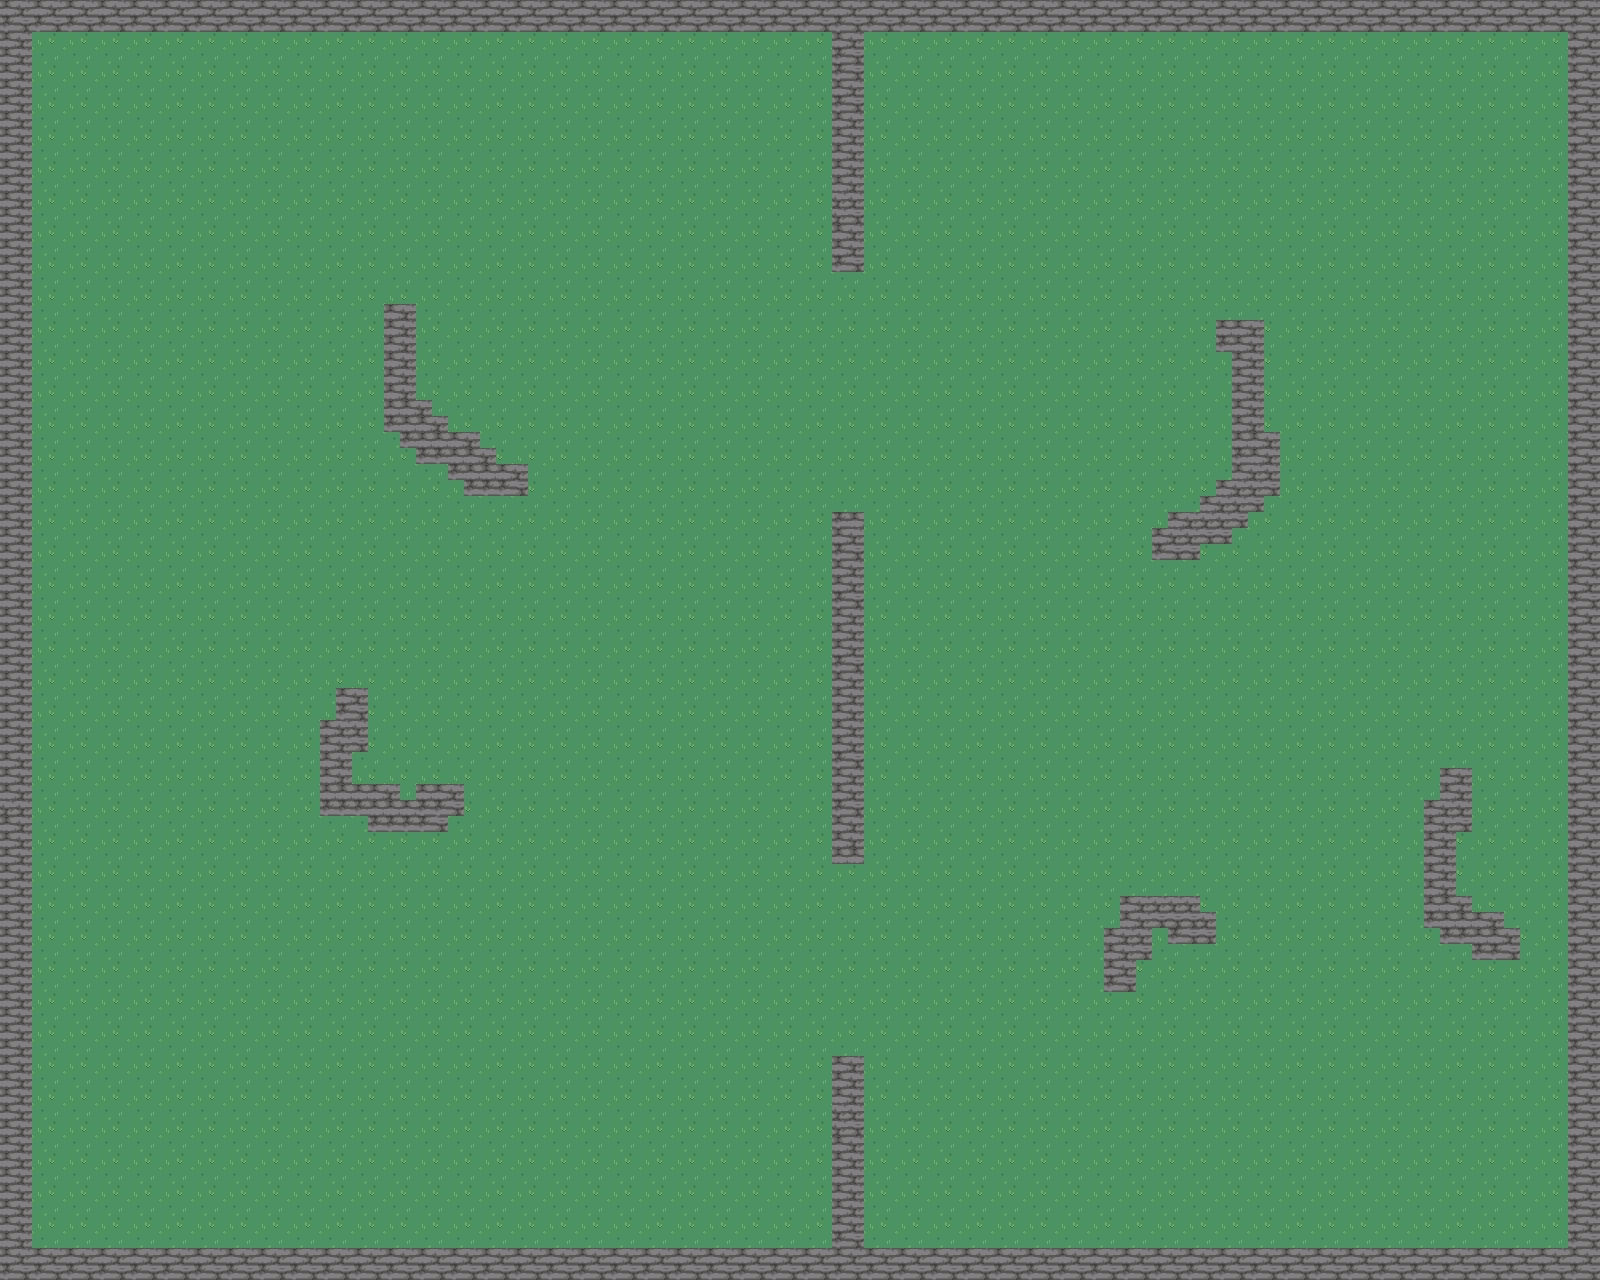

Tiled map render using the project's own tile images. Description and the map definition, with tile-layer contents summarised, below:
An orthogonal 100x80 tile map with 16x16 px tiles, 2 tile layers (Tile Layer 1, Tile Layer 2).

<map version="1.9" tiledversion="1.9.2" orientation="orthogonal" renderorder="right-down" width="100" height="80" tilewidth="16" tileheight="16" infinite="0" nextlayerid="6" nextobjectid="1">
 <properties>
  <property name="scale" type="float" value="2" />
 </properties>
 <tileset firstgid="1" name="RPG_Nature_Tileset" tilewidth="16" tileheight="16" tilecount="720" columns="40">
  <image source="assets/textures/RPG_Nature_Tileset.png" width="641" height="288" />
 </tileset>
 <layer id="1" name="Tile Layer 1" width="100" height="80">
  <properties>
   <property name="depth" type="float" value="-0.5" />
  </properties>
  <data>[8000 cells, 8000 non-empty, 4 distinct tile ids]</data>
 </layer>
 <layer id="2" name="Tile Layer 2" width="100" height="80">
  <properties>
   <property name="collidable" type="bool" value="true" />
   <property name="depth" type="float" value="-0.4" />
  </properties>
  <data>[8000 cells, 980 non-empty, 4 distinct tile ids]</data>
 </layer>
</map>
